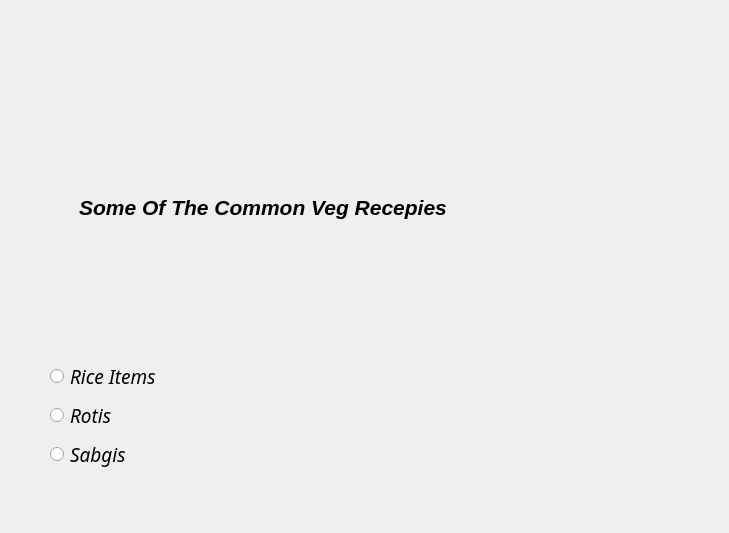
<?xml version="1.0" encoding="UTF-8"?>
<ui version="4.0">
 <class>Veg</class>
 <widget class="QWidget" name="Veg">
  <property name="geometry">
   <rect>
    <x>0</x>
    <y>0</y>
    <width>729</width>
    <height>533</height>
   </rect>
  </property>
  <property name="windowTitle">
   <string>Form</string>
  </property>
  <widget class="QWidget" name="verticalLayoutWidget_2">
   <property name="geometry">
    <rect>
     <x>50</x>
     <y>60</y>
     <width>641</width>
     <height>411</height>
    </rect>
   </property>
   <layout class="QVBoxLayout" name="verticalLayout_3">
    <item>
     <widget class="QLabel" name="label">
      <property name="font">
       <font>
        <pointsize>16</pointsize>
        <weight>75</weight>
        <italic>true</italic>
        <bold>true</bold>
       </font>
      </property>
      <property name="text">
       <string>     Some Of The Common Veg Recepies</string>
      </property>
     </widget>
    </item>
    <item>
     <layout class="QVBoxLayout" name="verticalLayout">
      <item>
       <widget class="QRadioButton" name="radioButton">
        <property name="font">
         <font>
          <family>MS Reference Sans Serif</family>
          <pointsize>14</pointsize>
          <italic>true</italic>
         </font>
        </property>
        <property name="text">
         <string>Rice Items</string>
        </property>
       </widget>
      </item>
      <item>
       <widget class="QRadioButton" name="radioButton_2">
        <property name="font">
         <font>
          <family>MS Reference Sans Serif</family>
          <pointsize>14</pointsize>
          <italic>true</italic>
         </font>
        </property>
        <property name="text">
         <string>Rotis</string>
        </property>
       </widget>
      </item>
      <item>
       <widget class="QRadioButton" name="radioButton_3">
        <property name="font">
         <font>
          <family>MS Reference Sans Serif</family>
          <pointsize>14</pointsize>
          <italic>true</italic>
         </font>
        </property>
        <property name="text">
         <string>Sabgis</string>
        </property>
       </widget>
      </item>
     </layout>
    </item>
   </layout>
  </widget>
 </widget>
 <resources/>
 <connections/>
</ui>
